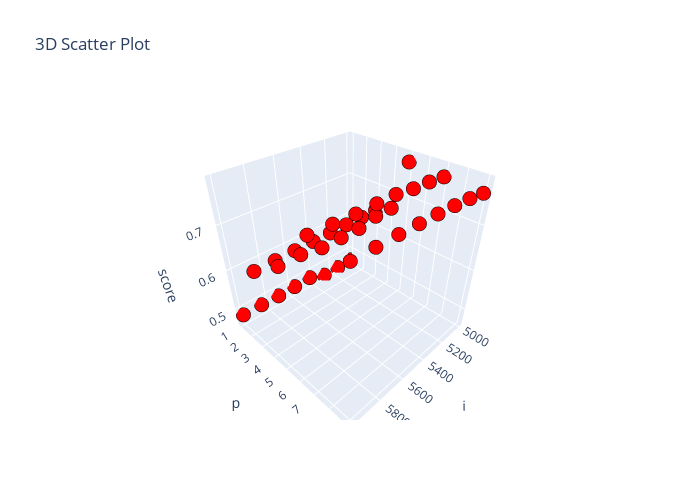

Here is the notebook cell this chart was saved with:
### Code cell
import plotly.graph_objects as go

x = [i[1] for i in score1]
y = [i[2] for i in score1]
z = [i[3] for i in score1]

fig = go.Figure(data=go.Scatter3d(
    x=x,
    y=y,
    z=z,
    mode='markers',
    marker=dict(
        color='red',
        size=5,
        line=dict(color='black', width=0.5)
    )
))

fig.update_layout(
    scene=dict(
        xaxis=dict(title='i'),
        yaxis=dict(title='p'),
        zaxis=dict(title='score'),
    ),
    title='3D Scatter Plot',
    width=700,  
    height=500  
)

fig.show()

### Figure 1 — Plotly figure (JSON) as saved in the notebook; plotly's stock layout.template omitted (floating-point values rounded to 4 significant figures)
{"data": [{"marker": {"color": "red", "line": {"color": "black", "width": 0.5}, "size": 5}, "mode": "markers", "type": "scatter3d", "x": [6000, 6000, 5857.0, 5857.0, 5429.0, 5571.0, 5714.0, 5714.0, 5571.0, 5429.0, 5286.0, 5000, 5286.0, 5143.0, 5143.0, 5000, 5000, 5143.0, 5286.0, 5857.0, 6000, 5429.0, 5571.0, 5714.0, 5143.0, 5286.0, 5571.0, 5429.0, 5000, 5714.0, 5857.0, 6000, 6000, 5857.0, 5429.0, 5571.0, 5714.0, 5000, 5286.0, 5143.0], "y": [7, 9, 7, 9, 7, 7, 7, 9, 9, 9, 7, 5, 9, 7, 9, 7, 9, 5, 5, 5, 5, 5, 5, 5, 3, 3, 3, 3, 3, 3, 3, 3, 1, 1, 1, 1, 1, 1, 1, 1], "z": [0.7832, 0.7815, 0.7812, 0.7803, 0.7795, 0.7795, 0.7795, 0.7792, 0.7772, 0.7752, 0.7744, 0.7741, 0.7723, 0.7722, 0.7684, 0.7678, 0.7626, 0.6926, 0.6925, 0.6922, 0.692, 0.6845, 0.6845, 0.6844, 0.6414, 0.6414, 0.6411, 0.6411, 0.641, 0.6409, 0.6408, 0.6403, 0.4846, 0.4841, 0.4838, 0.4824, 0.4821, 0.4674, 0.4667, 0.4667]}], "layout": {"height": 500, "scene": {"xaxis": {"title": {"text": "i"}}, "yaxis": {"title": {"text": "p"}}, "zaxis": {"title": {"text": "score"}}}, "title": {"text": "3D Scatter Plot"}, "width": 700}}
